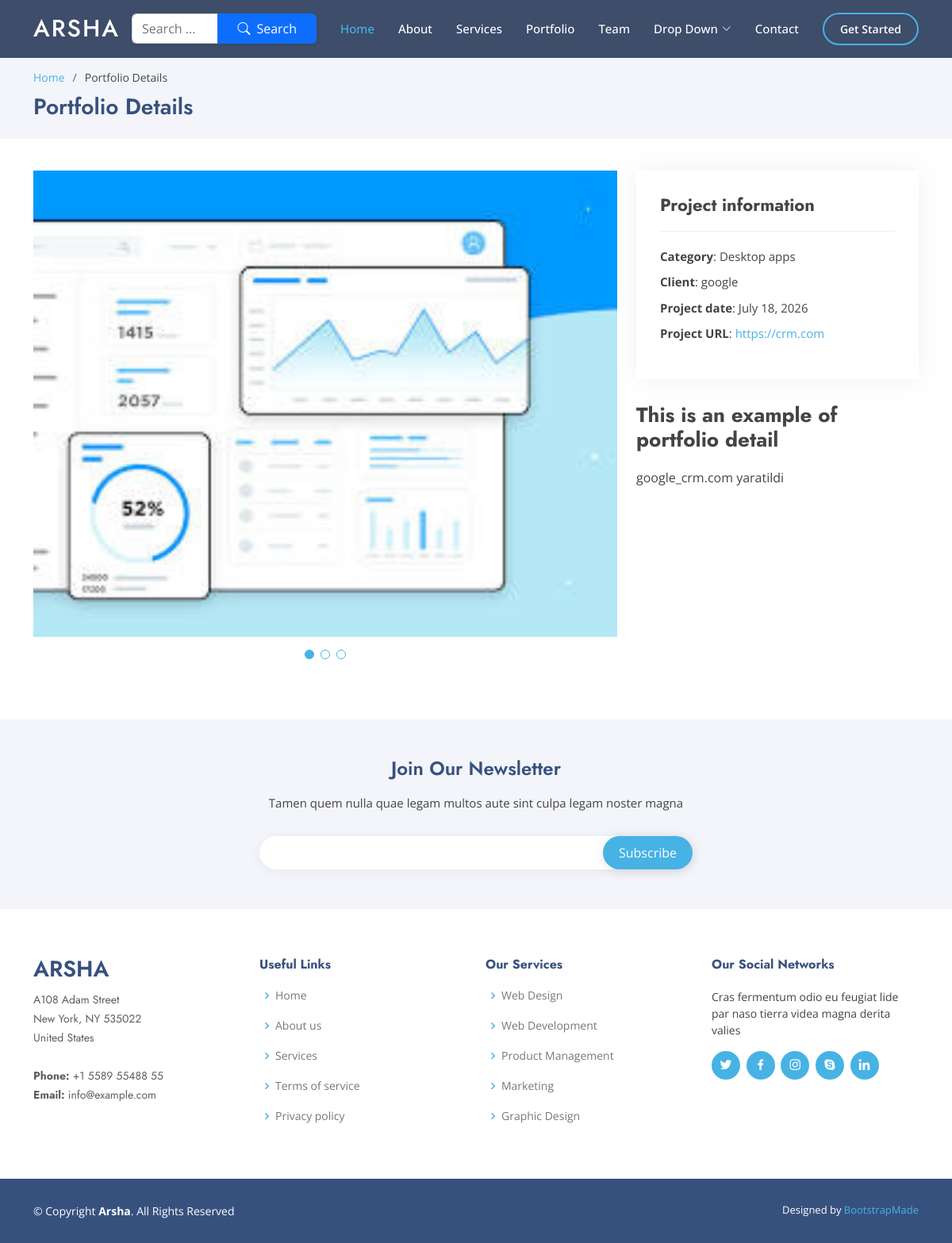
Page /single/4/ on the committed database.
### myapp/models.py (models this page shows)
class Portfolio(models.Model):
    nomi = models.CharField(max_length=30)
    company_name = models.CharField(max_length=50)
    date = models.DateField()
    url = models.URLField()
    malumot = models.TextField()
    tur = models.ForeignKey(Type, on_delete=models.CASCADE)
    rasm1 = models.ImageField(upload_to='media')
    rasm2 = models.ImageField(upload_to='media', null=True, blank=True)
    rasm3 = models.ImageField(upload_to='media', null=True, blank=True)

class Type(models.Model):
    nomi = models.CharField(max_length=30)
    def __str__(self):
        return self.nomi

### myapp/views.py (the view)
# urls.py: path('single/<id>/', views.single_portfolio, name='single'),
def single_portfolio(malumot, id):
    work = Portfolio.objects.get(id=id)
    return render(malumot, 'myapp/portfolio-details.html', {'work':work})

### myapp/templates/myapp/portfolio-details.html (shortened to what this page needs)
{% extends 'base.html' %}
{% load static %}
{% block content %}
  <main id="main">
    <section id="breadcrumbs" class="breadcrumbs">
      <div class="container">
        <ol>
          <li><a href="/">Home</a></li>
          <li>Portfolio Details</li>
        </ol>
        <h2>Portfolio Details</h2>
      </div>
    </section>
    <section id="portfolio-details" class="portfolio-details">
      <div class="container">
        <div class="row gy-4">
          <div class="col-lg-8">
            <div class="portfolio-details-slider swiper">
              <div class="swiper-wrapper align-items-center">
                <div class="swiper-slide">
                  <img src="{{ work.rasm1.url }}" alt="">
                </div>
              </div>
              <div class="swiper-pagination"></div>
            </div>
          </div>
          <div class="col-lg-4">
            <div class="portfolio-info">
              <h3>Project information</h3>
              <ul>
                <li><strong>Category</strong>: {{ work.tur }}</li>
                <li><strong>Client</strong>: {{ work.company_name }}</li>
                <li><strong>Project date</strong>: {{ work.date }}</li>
                <li><strong>Project URL</strong>: <a href="#">{{ work.url }}</a></li>
              </ul>
            </div>
            <div class="portfolio-description">
              <h2>This is an example of portfolio detail</h2>
              <p>
                    {{ work.malumot }}
              </p>
            </div>
          </div>
        </div>
      </div>
    </section>
  </main>
{% endblock %}

### myapp/static/assets/css/style.css (style rules this page uses)
body { font-family: "Open Sans", sans-serif; color: #444444; }
a { color: #47b2e4; text-decoration: none; }
h1, h2, h3, h4, h5, h6 { font-family: "Jost", sans-serif; }
section { padding: 60px 0; overflow: hidden; }
.portfolio-details { padding-top: 40px; }
.portfolio-details .portfolio-details-slider img { width: 100%; }
.portfolio-details .portfolio-details-slider .swiper-pagination { margin-top: 20px; position: relative; }
.portfolio-details .portfolio-info { padding: 30px; box-shadow: 0px 0 30px rgba(55, 81, 126, 0.08); }
.portfolio-details .portfolio-info h3 { font-size: 22px; font-weight: 700; margin-bottom: 20px; padding-bottom: 20px; border-bottom: 1px solid #eee; }
.portfolio-details .portfolio-info ul { list-style: none; padding: 0; font-size: 15px; }
.portfolio-details .portfolio-info ul li+li { margin-top: 10px; }
.portfolio-details .portfolio-description { padding-top: 30px; }
.portfolio-details .portfolio-description h2 { font-size: 26px; font-weight: 700; margin-bottom: 20px; }
.portfolio-details .portfolio-description p { padding: 0; }
.breadcrumbs { padding: 15px 0; background: #f3f5fa; min-height: 40px; margin-top: 72px; }
.breadcrumbs h2 { font-size: 28px; font-weight: 600; color: #37517e; }
.breadcrumbs ol { display: flex; flex-wrap: wrap; list-style: none; padding: 0 0 10px 0; margin: 0; font-size: 14px; }
.breadcrumbs ol li+li { padding-left: 10px; }
.breadcrumbs ol li+li::before { display: inline-block; padding-right: 10px; color: #4668a2; content: "/"; }

### rows in the picture
Portfolio: rasm1 (picture), tur "Desktop apps", company_name "google", date "July 18, 2026", url "https://crm.com", malumot "google_crm.com yaratildi"
